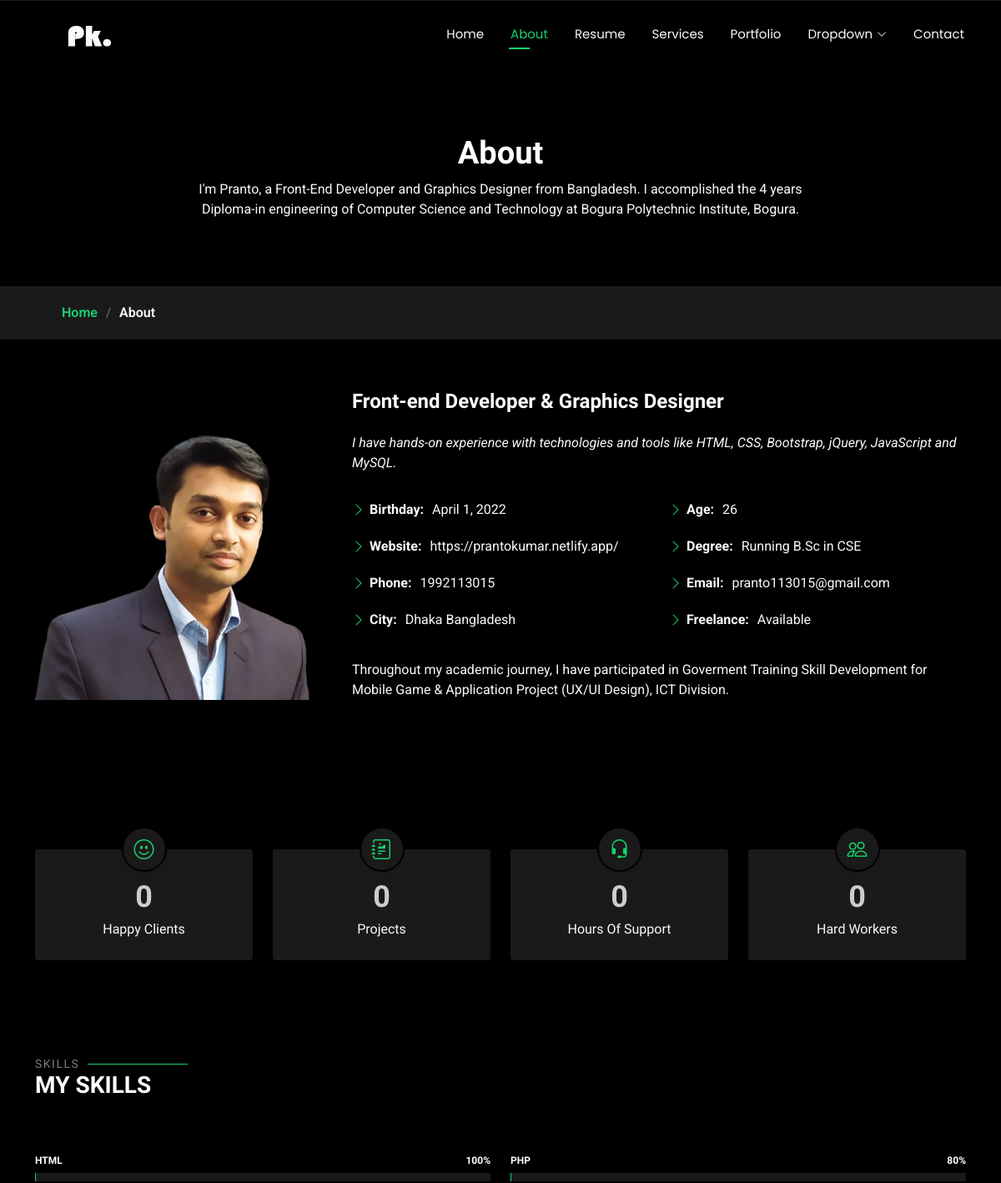
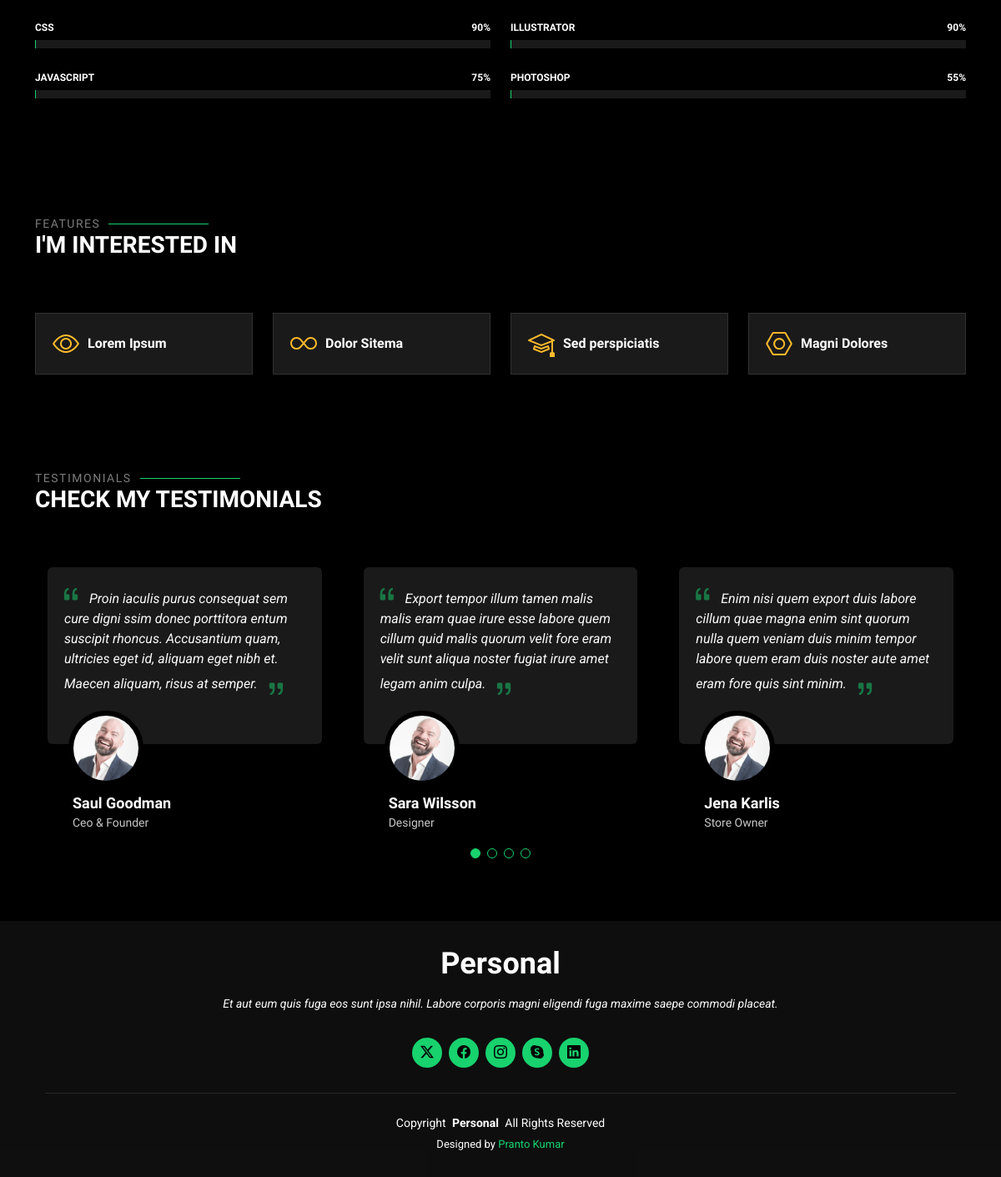
The page /about/ on the database its author committed (2 pictures, top to bottom).
### store/models.py (models this page shows)
class About(models.Model):
    about_discription = models.CharField(max_length=250)
    designation = models.CharField(max_length=100)
    designation_short_discription = models.CharField(max_length=200)
    birth_date = models.DateField()
    website_link = models.URLField(max_length=300)
    phone = models.CharField(max_length=100)
    city = models.CharField(max_length=100)
    age = models.IntegerField(max_length=10)
    degree = models.CharField(max_length=100)
    email = models.EmailField()
    bottom_short_discription = models.CharField(max_length=200)

class Feature(models.Model):
    icon = models.CharField(max_length=100)
    interested_title = models.CharField(max_length=50)

class Testimonial(models.Model):
    t_discription = models.CharField(max_length=250)
    name = models.CharField(max_length=80)
    t_designation = models.CharField(max_length=100)

### store/views.py (the view)
# urls.py: path('about/', about, name='about'),
def about(request):
    about = About.objects.get()
    feature = Feature.objects.all() #interseted section function
    testimonial = Testimonial.objects.all() # testimonial section function
    return render(request, 'about.html',{'about':about, 'feature':feature, 'testimonial':testimonial})

### store/templates/about.html (shortened to what this page needs)
<!DOCTYPE html>
<html lang="en">
<head>
  {% load static %}
  <link href="{% static 'assets/vendor/bootstrap/css/bootstrap.min.css' %}" rel="stylesheet">
  <link href="{% static 'assets/vendor/bootstrap-icons/bootstrap-icons.css' %}" rel="stylesheet">
  <link href="{% static 'assets/vendor/aos/aos.css' %}" rel="stylesheet">
  <link href="{% static 'assets/vendor/swiper/swiper-bundle.min.css' %}" rel="stylesheet">
  <link href="{% static 'assets/vendor/glightbox/css/glightbox.min.css' %}" rel="stylesheet">
  <link href="{% static 'assets/css/main.css' %}" rel="stylesheet">
</head>
<body class="about-page">
  <header id="header" class="header d-flex align-items-center fixed-top">
    <div class="container-fluid container-xl position-relative d-flex align-items-center justify-content-between">
      <a href="{% url 'index' %}" class="logo d-flex align-items-center">
        <h1 class="sitename"><img src="{% static './assets/img/pk-logo.png' %}" alt="logo"></h1>
      </a>
      <nav id="navmenu" class="navmenu">
        <ul>
          <li><a href="{% url 'index' %}">Home</a></li>
          <li><a href="{% url 'about' %}" class="active">About</a></li>
          <li><a href="{% url 'resume' %}">Resume</a></li>
          <li><a href="{% url 'services' %}">Services</a></li>
          <li><a href="{% url 'portfolio' %}">Portfolio</a></li>
          <li class="dropdown"><a href="#"><span>Dropdown</span> <i class="bi bi-chevron-down toggle-dropdown"></i></a>
          </li>
          <li><a href="{% url 'contact' %}">Contact</a></li>
        </ul>
      </nav>
    </div>
  </header>
  <main class="main">
    <div class="page-title" data-aos="fade">
      <div class="heading">
        <div class="container">
          <div class="row d-flex justify-content-center text-center">
            <div class="col-lg-8">
              <h1>About</h1>
              <p class="mb-0">{{ about.about_discription }}</p>
            </div>
          </div>
        </div>
      </div>
      <nav class="breadcrumbs">
        <div class="container">
          <ol>
            <li><a href="{% url 'index' %}">Home</a></li>
            <li class="current">About</li>
          </ol>
        </div>
      </nav>
    </div>
    <section id="about" class="about section">
      <div class="container" data-aos="fade-up" data-aos-delay="100">
        <div class="row gy-4 justify-content-center">
          <div class="col-lg-4">
            <img src="{% static 'assets/img/profile.png' %}" class="img-fluid" alt="pofile image">
          </div>
          <div class="col-lg-8 content">
            <h2>{{ about.designation }}</h2>
            <p class="fst-italic py-3">{{ about.designation_short_discription }}</p>
            <div class="row">
              <div class="col-lg-6">
                <ul>
                  <li><i class="bi bi-chevron-right"></i> <strong>Birthday:</strong> <span>{{ about.birth_date }}</span>
                  </li>
                  <li><i class="bi bi-chevron-right"></i> <strong>Website:</strong> <span>{{ about.website_link }}</span></li>
                  <li><i class="bi bi-chevron-right"></i> <strong>Phone:</strong> <span>{{ about.phone }}</span></li>
                  <li><i class="bi bi-chevron-right"></i> <strong>City:</strong> <span>{{ about.city }}</span></li>
                </ul>
              </div>
              <div class="col-lg-6">
                <ul>
                  <li><i class="bi bi-chevron-right"></i> <strong>Age:</strong> <span>{{ about.age }}</span></li>
                  <li><i class="bi bi-chevron-right"></i> <strong>Degree:</strong> <span>{{ about.degree }}</span></li>
                  <li><i class="bi bi-chevron-right"></i> <strong>Email:</strong> <span>{{ about.email }}</span></li>
                  <li><i class="bi bi-chevron-right"></i> <strong>Freelance:</strong> <span>Available</span></li>
                </ul>
              </div>
            </div>
            <p class="py-3">
              {{ about.bottom_short_discription }}
            </p>
          </div>
        </div>
      </div>
    </section>
    <section id="stats" class="stats section">
      <div class="container" data-aos="fade-up" data-aos-delay="100">
        <div class="row gy-4">
          <div class="col-lg-3 col-md-6 d-flex flex-column align-items-center">
            <i class="bi bi-emoji-smile"></i>
            <div class="stats-item">
              <span data-purecounter-start="0" data-purecounter-end="232" data-purecounter-duration="1"
                class="purecounter"></span>
              <p>Happy Clients</p>
            </div>
          </div>
          <div class="col-lg-3 col-md-6 d-flex flex-column align-items-center">
            <i class="bi bi-journal-richtext"></i>
            <div class="stats-item">
              <span data-purecounter-start="0" data-purecounter-end="521" data-purecounter-duration="1"
                class="purecounter"></span>
              <p>Projects</p>
            </div>
          </div>
          <div class="col-lg-3 col-md-6 d-flex flex-column align-items-center">
            <i class="bi bi-headset"></i>
            <div class="stats-item">
              <span data-purecounter-start="0" data-purecounter-end="1463" data-purecounter-duration="1"
                class="purecounter"></span>
              <p>Hours Of Support</p>
            </div>
          </div>
          <div class="col-lg-3 col-md-6 d-flex flex-column align-items-center">
            <i class="bi bi-people"></i>
            <div class="stats-item">
              <span data-purecounter-start="0" data-purecounter-end="15" data-purecounter-duration="1"
                class="purecounter"></span>
              <p>Hard Workers</p>
            </div>
          </div>
        </div>
      </div>
    </section>
    <section id="skills" class="skills section">
      <div class="container section-title" data-aos="fade-up">
        <h2>Skills</h2>
        <div><span>My</span> <span class="description-title">Skills</span></div>
      </div>
      <div class="container" data-aos="fade-up" data-aos-delay="100">
        <div class="row skills-content skills-animation">
          <div class="col-lg-6">
            <div class="progress">
              <span class="skill"><span>HTML</span> <i class="val">100%</i></span>
              <div class="progress-bar-wrap">
              </div>
            </div>
            <div class="progress">
              <span class="skill"><span>CSS</span> <i class="val">90%</i></span>
              <div class="progress-bar-wrap">
              </div>
            </div>
            <div class="progress">
              <span class="skill"><span>JavaScript</span> <i class="val">75%</i></span>
              <div class="progress-bar-wrap">
              </div>
            </div>
          </div>
          <div class="col-lg-6">
            <div class="progress">
              <span class="skill"><span>PHP</span> <i class="val">80%</i></span>
              <div class="progress-bar-wrap">
              </div>
            </div>
            <div class="progress">
              <span class="skill"><span>Illustrator </span> <i class="val">90%</i></span>
              <div class="progress-bar-wrap">
              </div>
            </div>
            <div class="progress">
              <span class="skill"><span>Photoshop</span> <i class="val">55%</i></span>
              <div class="progress-bar-wrap">
              </div>
            </div>
          </div>
        </div>
      </div>
    </section>
    <section id="interests" class="interests section">
      <div class="container section-title" data-aos="fade-up">
        <h2>Features</h2>
        <div><span>I'm</span> <span class="description-title">interested in</span></div>
      </div>
      <div class="container">
        <div class="row gy-4">
          {% for a in feature %}
          <div class="col-lg-3 col-md-4" data-aos="fade-up" data-aos-delay="100">
            <div class="features-item">
              <i class="{{ a.icon }}" style="color: #ffbb2c;"></i>
              <h3><a href="" class="stretched-link">{{ a.interested_title }}</a></h3>
            </div>
          </div>
          {% endfor %}
        </div>
      </div>
    </section>
    <section id="testimonials" class="testimonials section">
      <div class="container section-title" data-aos="fade-up">
        <h2>Testimonials</h2>
        <div><span>Check my</span> <span class="description-title">Testimonials</span></div>
      </div>
      <div class="container" data-aos="fade-up" data-aos-delay="100">
        <div class="swiper init-swiper" data-speed="600" data-delay="5000"
          data-breakpoints="{ &quot;320&quot;: { &quot;slidesPerView&quot;: 1, &quot;spaceBetween&quot;: 40 }, &quot;1200&quot;: { &quot;slidesPerView&quot;: 3, &quot;spaceBetween&quot;: 40 } }">
          <div class="swiper-wrapper">
            {% for d in testimonial %}
            <div class="swiper-slide">
              <div class="testimonial-item">
            <p>
              <i class=" bi bi-quote quote-icon-left"></i>
                <span>{{ d.t_discription }}</span>
                <i class="bi bi-quote quote-icon-right"></i>
                </p>
                <img src="{% static 'assets/img/testimonials/testimonials-1.jpg' %}" class="testimonial-img" alt="">
                <h3>{{ d.name }}</h3>
                <h4>{{ d.t_designation }}</h4>
              </div>
            </div>
               {% endfor %}
          </div>
          <div class="swiper-pagination"></div>
        </div>
      </div>
    </section>
  </main>
  <footer id="footer" class="footer dark-background">
    <div class="container">
      <h3 class="sitename">Personal</h3>
      <p>Et aut eum quis fuga eos sunt ipsa nihil. Labore corporis magni eligendi fuga maxime saepe commodi placeat.</p>
      <div class="social-links d-flex justify-content-center">
        <a href=""><i class="bi bi-twitter-x"></i></a>
        <a href=""><i class="bi bi-facebook"></i></a>
        <a href=""><i class="bi bi-instagram"></i></a>
        <a href=""><i class="bi bi-skype"></i></a>
        <a href=""><i class="bi bi-linkedin"></i></a>
      </div>
      <div class="container">
        <div class="copyright">
          <span>Copyright</span> <strong class="px-1 sitename">Personal</strong> <span>All Rights Reserved</span>
        </div>
        <div class="credits">
          Designed by <a href="#">Pranto Kumar</a>
        </div>
      </div>
    </div>
  </footer>
</body>
</html>

### rows shown on the page
About: about_discription "I'm Pranto, a Front-End Developer and Graphics Designer from Bangladesh. I accomplished the 4 years Diploma-in engineering of Computer Science and Technology at Bogura Polytechnic Institute, Bogura.", designation "Front-end Developer & Graphics Designer", designation_short_discription "I have hands-on experience with technologies and tools like HTML, CSS, Bootstrap, jQuery, JavaScript and MySQL.", birth_date "April 1, 2022", website_link "https://prantokumar.netlify.app/", phone "1992113015", city "Dhaka Bangladesh", age "26", degree "Running B.Sc in CSE", email "pranto113015@gmail.com", bottom_short_discription "Throughout my academic journey, I have participated in Goverment Training Skill Development for Mobile Game & Application Project (UX/UI Design), ICT Division."
Feature: interested_title "Lorem Ipsum"
Feature: interested_title "Dolor Sitema"
Feature: interested_title "Sed perspiciatis"
Feature: interested_title "Magni Dolores"
Testimonial: t_discription "Proin iaculis purus consequat sem cure digni ssim donec porttitora entum suscipit rhoncus. Accusantium quam, ultricies eget id, aliquam eget nibh et. Maecen aliquam, risus at semper.", name "Saul Goodman", t_designation "Ceo & Founder"
Testimonial: t_discription "Export tempor illum tamen malis malis eram quae irure esse labore quem cillum quid malis quorum velit fore eram velit sunt aliqua noster fugiat irure amet legam anim culpa.", name "Sara Wilsson", t_designation "Designer"
Testimonial: t_discription "Enim nisi quem export duis labore cillum quae magna enim sint quorum nulla quem veniam duis minim tempor labore quem eram duis noster aute amet eram fore quis sint minim.", name "Jena Karlis", t_designation "Store Owner"
